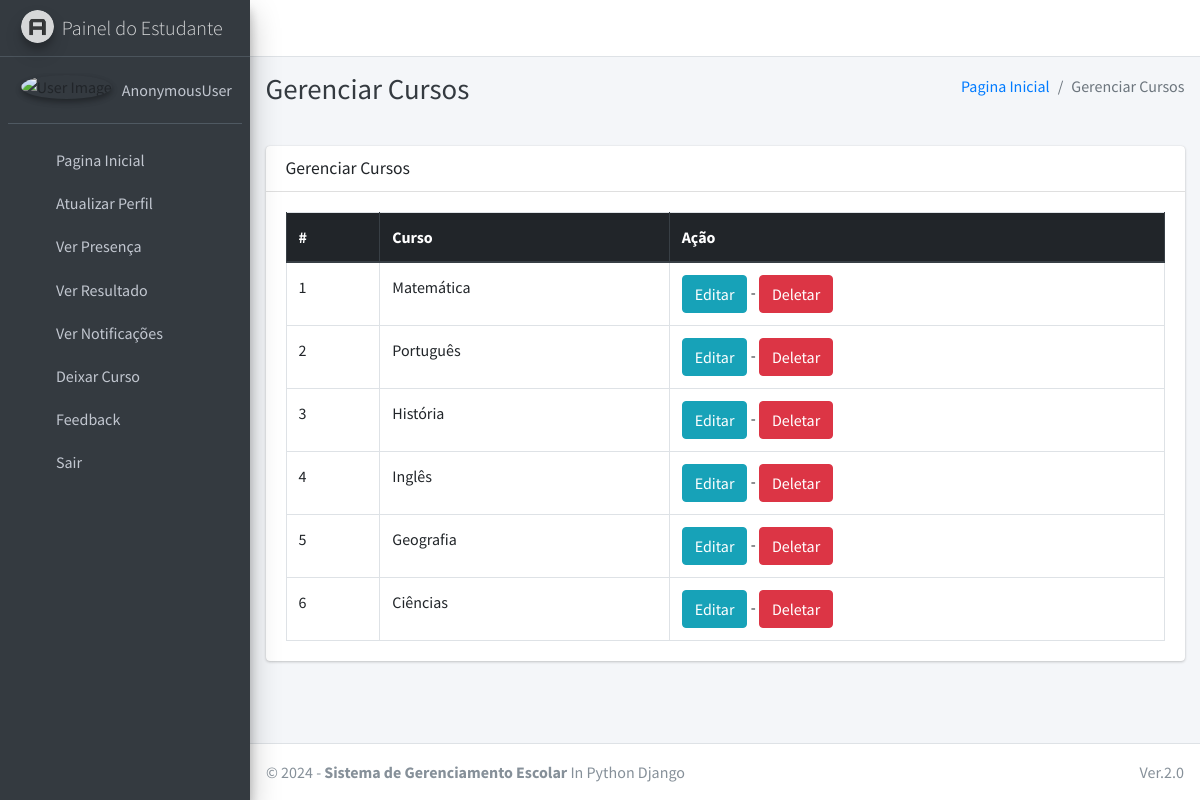
The page /course/manage/ on the database its author committed.
### main_app/models.py (models this page shows, shortened)
class Course(models.Model):
    name = models.CharField(max_length=120)
    created_at = models.DateTimeField(auto_now_add=True)
    updated_at = models.DateTimeField(auto_now=True)

### main_app/hod_views.py (the view)
# urls.py: path("course/manage/", hod_views.manage_course, name='manage_course'),
def manage_course(request):
    courses = Course.objects.all()
    context = {
        'courses': courses,
        'page_title': 'Gerenciar Cursos'
    }
    return render(request, "hod_template/manage_course.html", context)

### main_app/templates/hod_template/manage_course.html
{% extends 'main_app/base.html' %}
{% load static %}
{% block page_title %}{{page_title}}{% endblock page_title %}
{% block content %}
<section class="content">
    <div class="container-fluid">
        <div class="row">
            <div class="col-md-12">
                <div class="card">
                    <div class="card-header">
                        <h3 class="card-title">{{page_title}}</h3>
                    </div>
                    <div class="card-body">
                        <table id="example2" class="table table-bordered table-hover">
                            <thead class="thead-dark">
                                <tr>
                                    <th>#</th>
                                    <th>Curso</th>
                                    <th>Ação</th>
                                </tr>
                            </thead>
                            <tbody>
                                {% for course in courses %}
                                <tr>
                                    <td>{{ forloop.counter }}</td>
                                    <td>{{course.name}}</td>
                                    <td>
                                        <a href="{% url 'edit_course' course.id %}" class="btn btn-info">Editar</a> -
                                        <a href="{% url 'delete_course' course.id %}" onclick="return confirm('Tem certeza de que deseja excluir este curso?')" class="btn btn-danger">Deletar</a>
                                    </td>
                                </tr>
                                {% endfor %}
                            </tbody>
                        </table>
                    </div>
                </div>
            </div>
        </div>
    </div>
</section>
{% endblock content %}

### rows shown on the page
Course: name "Matemática"
Course: name "Português"
Course: name "História"
Course: name "Inglês"
Course: name "Geografia"
Course: name "Ciências"

### other values the page prints
{{ user }} "AnonymousUser"
{{ page_title }} "Gerenciar Cursos"
